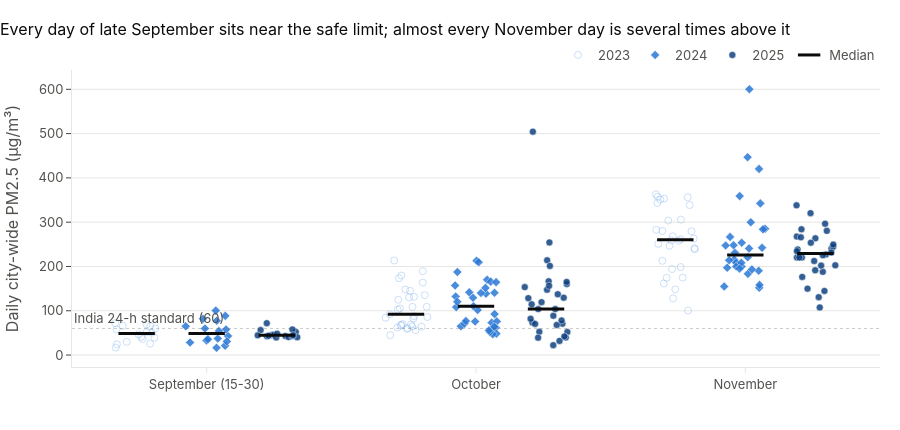

Notebook code for this chart:
### Markdown cell above
### Chart 1 (univariate): every day of the season as a dot
A box plot would hide the shape of each month (lecture 6), so we draw every day as a dot, jittered sideways, with a black tick at the median.

### Code cell
rng = np.random.default_rng(0)
MONTH_POS = {9: 0, 10: 1, 11: 2}
YEAR_OFF = {2023: -0.26, 2024: 0.0, 2025: 0.26}
dd1 = daily[daily.pm25.notna()].copy()
fig1 = go.Figure()
for y in YEARS:
    sub = dd1[dd1.year == y]
    xpos = sub.month.map(MONTH_POS) + YEAR_OFF[y] + rng.uniform(-0.08, 0.08, len(sub))
    fig1.add_trace(go.Scatter(x=xpos, y=sub.pm25, mode="markers", name=str(y),
                              marker=dict(color=YEAR_COLOR[y], size=7, opacity=0.85, line=dict(color="white", width=0.5),
                                          symbol={2023: "circle-open", 2024: "diamond", 2025: "circle"}[y]),
                              customdata=sub.index.strftime("%d %b %Y"), hovertemplate="%{customdata}<br>%{y:.0f} µg/m³<extra></extra>"))
med = dd1.groupby(["month", "year"]).pm25.median()
fig1.add_trace(go.Scatter(x=[MONTH_POS[m] + YEAR_OFF[y] for m, y in med.index], y=med.values, mode="markers", name="Median",
                          marker=dict(symbol="line-ew", size=26, line=dict(color=INK, width=3)),
                          hovertemplate="median %{y:.0f} µg/m³<extra></extra>"))
fig1.add_hline(y=NAAQS_24H, line=dict(color=INK2, width=1, dash="dot"),
               annotation_text="India 24-h standard (60)", annotation_position="top left", annotation_font_color=INK2)
style(fig1, "Every day of late September sits near the safe limit; almost every November day is several times above it",
      "", "Daily city-wide PM2.5 (µg/m³)")
fig1.update_xaxes(tickvals=[0, 1, 2], ticktext=["September (15-30)", "October", "November"], range=[-0.5, 2.5])
RESULTS["daily_median_by_month"] = med.round(0).unstack().to_dict()
save(fig1, "fig1_monthly_distribution")

### Figure 1 — Plotly figure (JSON) as saved in the notebook; plotly's stock layout.template omitted (floating-point values rounded to 4 significant figures)
{"data": [{"customdata": ["15 Sep 2023", "16 Sep 2023", "17 Sep 2023", "18 Sep 2023", "19 Sep 2023", "20 Sep 2023", "21 Sep 2023", "22 Sep 2023", "23 Sep 2023", "24 Sep 2023", "25 Sep 2023", "26 Sep 2023", "27 Sep 2023", "28 Sep 2023", "29 Sep 2023", "30 Sep 2023", "01 Oct 2023", "02 Oct 2023", "03 Oct 2023", "04 Oct 2023", "05 Oct 2023", "06 Oct 2023", "07 Oct 2023", "08 Oct 2023", "09 Oct 2023", "10 Oct 2023", "11 Oct 2023", "12 Oct 2023", "13 Oct 2023", "14 Oct 2023", "15 Oct 2023", "16 Oct 2023", "17 Oct 2023", "18 Oct 2023", "19 Oct 2023", "20 Oct 2023", "21 Oct 2023", "22 Oct 2023", "23 Oct 2023", "24 Oct 2023", "25 Oct 2023", "26 Oct 2023", "27 Oct 2023", "28 Oct 2023", "29 Oct 2023", "30 Oct 2023", "31 Oct 2023", "01 Nov 2023", "02 Nov 2023", "03 Nov 2023", "04 Nov 2023", "05 Nov 2023", "06 Nov 2023", "07 Nov 2023", "08 Nov 2023", "09 Nov 2023", "10 Nov 2023", "11 Nov 2023", "12 Nov 2023", "13 Nov 2023", "14 Nov 2023", "15 Nov 2023", "16 Nov 2023", "17 Nov 2023", "18 Nov 2023", "19 Nov 2023", "20 Nov 2023", "21 Nov 2023", "22 Nov 2023", "23 Nov 2023", "24 Nov 2023", "25 Nov 2023", "26 Nov 2023", "27 Nov 2023", "28 Nov 2023", "29 Nov 2023", "30 Nov 2023"], "hovertemplate": "%{customdata}<br>%{y:.0f} µg/m³<extra></extra>", "marker": {"color": "#86b6ef", "line": {"color": "white", "width": 0.5}, "opacity": 0.85, "size": 7, "symbol": "circle-open"}, "mode": "markers", "name": "2023", "type": "scatter", "x": [-0.2381, -0.2968, -0.3334, -0.3374, -0.2099, -0.194, -0.2429, -0.2233, -0.253, -0.1904, -0.2095, -0.3396, -0.2028, -0.3346, -0.2233, -0.3119, 0.7981, 0.7466, 0.708, 0.7276, 0.6645, 0.6799, 0.7673, 0.7636, 0.7585, 0.7214, 0.8196, 0.8169, 0.7697, 0.7641, 0.7702, 0.7222, 0.6816, 0.7754, 0.7441, 0.7096, 0.7377, 0.8023, 0.8094, 0.7172, 0.7514, 0.7115, 0.7551, 0.7141, 0.7227, 0.8024, 0.6963, 1.76, 1.673, 1.793, 1.786, 1.698, 1.8, 1.669, 1.714, 1.684, 1.732, 1.787, 1.697, 1.668, 1.725, 1.692, 1.675, 1.753, 1.708, 1.768, 1.692, 1.811, 1.718, 1.677, 1.761, 1.808, 1.73, 1.813, 1.74, 1.728, 1.759], "y": [36.49, 29.86, 24.24, 16.84, 25.66, 39.2, 41.24, 51.71, 46.56, 59.84, 64.97, 71.82, 50.39, 57.81, 69.21, 65.85, 64.01, 60.69, 61.87, 69.9, 84.39, 92.29, 81.87, 64.51, 69.01, 68.16, 85.75, 108.9, 131.5, 108.7, 88.02, 66.7, 44.82, 56.23, 59.0, 102.4, 148.1, 163.6, 135.2, 105.2, 130.3, 124.9, 145.0, 173.4, 179.5, 189.4, 213.5, 198.7, 343.4, 338.6, 356.3, 353.4, 279.5, 282.8, 303.8, 350.9, 128.0, 100.7, 161.6, 363.0, 259.0, 280.2, 357.3, 258.1, 174.6, 174.8, 212.8, 241.0, 246.9, 251.0, 305.8, 262.8, 268.0, 239.0, 148.3, 194.2, 261.4]}, {"customdata": ["15 Sep 2024", "16 Sep 2024", "17 Sep 2024", "18 Sep 2024", "19 Sep 2024", "20 Sep 2024", "21 Sep 2024", "22 Sep 2024", "23 Sep 2024", "24 Sep 2024", "25 Sep 2024", "26 Sep 2024", "27 Sep 2024", "28 Sep 2024", "29 Sep 2024", "30 Sep 2024", "01 Oct 2024", "02 Oct 2024", "03 Oct 2024", "04 Oct 2024", "05 Oct 2024", "06 Oct 2024", "07 Oct 2024", "08 Oct 2024", "09 Oct 2024", "10 Oct 2024", "11 Oct 2024", "12 Oct 2024", "13 Oct 2024", "14 Oct 2024", "15 Oct 2024", "16 Oct 2024", "17 Oct 2024", "18 Oct 2024", "19 Oct 2024", "20 Oct 2024", "21 Oct 2024", "22 Oct 2024", "23 Oct 2024", "24 Oct 2024", "25 Oct 2024", "26 Oct 2024", "27 Oct 2024", "28 Oct 2024", "29 Oct 2024", "30 Oct 2024", "31 Oct 2024", "01 Nov 2024", "02 Nov 2024", "03 Nov 2024", "04 Nov 2024", "05 Nov 2024", "06 Nov 2024", "07 Nov 2024", "08 Nov 2024", "09 Nov 2024", "10 Nov 2024", "11 Nov 2024", "12 Nov 2024", "13 Nov 2024", "14 Nov 2024", "15 Nov 2024", "16 Nov 2024", "17 Nov 2024", "18 Nov 2024", "19 Nov 2024", "20 Nov 2024", "21 Nov 2024", "22 Nov 2024", "23 Nov 2024", "24 Nov 2024", "25 Nov 2024", "26 Nov 2024", "27 Nov 2024", "28 Nov 2024", "29 Nov 2024", "30 Nov 2024"], "hovertemplate": "%{customdata}<br>%{y:.0f} µg/m³<extra></extra>", "marker": {"color": "#2a78d6", "line": {"color": "white", "width": 0.5}, "opacity": 0.85, "size": 7, "symbol": "diamond"}, "mode": "markers", "name": "2024", "type": "scatter", "x": [0.07922, 0.07183, -0.006393, 0.04124, -0.0004124, 0.00469, 0.04573, -0.01366, 0.03752, 0.03378, 0.06913, -0.06161, 0.03664, 0.06839, 0.07487, -0.07765, 1.058, 1.077, 1.073, 0.9438, 1.076, 1.062, 1.052, 0.9968, 0.9572, 1.048, 1.068, 0.9626, 1.006, 0.9908, 1.069, 0.9265, 1.037, 1.018, 0.9245, 1.035, 0.9226, 1.041, 1.002, 1.069, 0.9306, 1.055, 0.9307, 0.9751, 0.9888, 1.075, 1.01, 1.961, 1.959, 2.062, 1.956, 1.94, 1.966, 2.014, 2.009, 2.05, 2.01, 1.966, 1.986, 2.051, 2.02, 2.073, 1.979, 2.008, 2.015, 2.056, 1.943, 1.985, 2.066, 1.927, 2.052, 1.986, 2.053, 1.922, 1.978, 1.933, 2.024], "y": [42.96, 57.54, 59.86, 37.28, 32.87, 35.91, 54.29, 81.78, 77.42, 100.3, 88.49, 28.37, 16.43, 21.15, 30.75, 65.03, 73.15, 75.98, 62.33, 65.03, 48.28, 47.23, 52.28, 75.69, 70.98, 55.91, 63.7, 76.97, 101.7, 110.3, 92.51, 108.3, 138.7, 140.1, 132.2, 151.6, 157.2, 169.9, 213.0, 140.7, 120.4, 165.7, 187.4, 141.6, 129.3, 164.6, 209.5, 230.9, 215.6, 242.2, 247.9, 214.2, 208.4, 240.8, 220.7, 190.4, 183.3, 199.8, 199.8, 420.3, 299.8, 285.0, 358.9, 446.7, 600.2, 342.4, 266.8, 208.3, 284.0, 247.4, 151.8, 253.7, 158.4, 154.9, 195.1, 197.2, 193.4]}, {"customdata": ["15 Sep 2025", "16 Sep 2025", "17 Sep 2025", "18 Sep 2025", "19 Sep 2025", "20 Sep 2025", "21 Sep 2025", "22 Sep 2025", "23 Sep 2025", "24 Sep 2025", "25 Sep 2025", "26 Sep 2025", "27 Sep 2025", "28 Sep 2025", "29 Sep 2025", "30 Sep 2025", "01 Oct 2025", "02 Oct 2025", "03 Oct 2025", "04 Oct 2025", "05 Oct 2025", "06 Oct 2025", "07 Oct 2025", "08 Oct 2025", "09 Oct 2025", "10 Oct 2025", "11 Oct 2025", "12 Oct 2025", "13 Oct 2025", "14 Oct 2025", "15 Oct 2025", "16 Oct 2025", "17 Oct 2025", "18 Oct 2025", "19 Oct 2025", "20 Oct 2025", "21 Oct 2025", "22 Oct 2025", "23 Oct 2025", "24 Oct 2025", "25 Oct 2025", "26 Oct 2025", "27 Oct 2025", "28 Oct 2025", "29 Oct 2025", "30 Oct 2025", "31 Oct 2025", "01 Nov 2025", "02 Nov 2025", "03 Nov 2025", "04 Nov 2025", "05 Nov 2025", "06 Nov 2025", "07 Nov 2025", "08 Nov 2025", "09 Nov 2025", "10 Nov 2025", "11 Nov 2025", "12 Nov 2025", "13 Nov 2025", "14 Nov 2025", "15 Nov 2025", "16 Nov 2025", "17 Nov 2025", "18 Nov 2025", "19 Nov 2025", "20 Nov 2025", "21 Nov 2025", "22 Nov 2025", "23 Nov 2025", "24 Nov 2025", "25 Nov 2025", "26 Nov 2025", "27 Nov 2025", "28 Nov 2025", "29 Nov 2025", "30 Nov 2025"], "hovertemplate": "%{customdata}<br>%{y:.0f} µg/m³<extra></extra>", "marker": {"color": "#104281", "line": {"color": "white", "width": 0.5}, "opacity": 0.85, "size": 7, "symbol": "circle"}, "mode": "markers", "name": "2025", "type": "scatter", "x": [0.2238, 0.2924, 0.331, 0.2003, 0.3184, 0.1895, 0.2409, 0.2488, 0.2582, 0.3362, 0.3041, 0.2294, 0.2232, 0.3181, 0.321, 0.2617, 1.235, 1.339, 1.231, 1.209, 1.321, 1.31, 1.287, 1.333, 1.328, 1.3, 1.318, 1.22, 1.203, 1.287, 1.294, 1.207, 1.243, 1.326, 1.27, 1.273, 1.211, 1.264, 1.264, 1.194, 1.337, 1.271, 1.181, 1.304, 1.337, 1.274, 1.231, 2.21, 2.288, 2.211, 2.272, 2.276, 2.334, 2.192, 2.26, 2.299, 2.208, 2.242, 2.19, 2.296, 2.194, 2.243, 2.32, 2.256, 2.326, 2.303, 2.326, 2.2, 2.192, 2.191, 2.319, 2.281, 2.259, 2.206, 2.288, 2.231, 2.294], "y": [42.34, 43.04, 52.13, 56.28, 57.78, 44.47, 45.38, 45.92, 39.77, 40.19, 40.58, 43.69, 71.92, 43.11, 44.83, 48.32, 52.5, 51.98, 39.19, 73.62, 70.9, 31.96, 22.41, 39.72, 42.13, 68.13, 78.27, 70.36, 81.89, 88.67, 103.9, 114.6, 119.4, 129.5, 166.5, 254.2, 504.4, 214.0, 147.5, 128.5, 160.5, 156.5, 153.5, 137.2, 165.2, 201.3, 103.8, 220.1, 187.8, 176.4, 130.7, 107.5, 202.6, 220.2, 263.4, 227.0, 284.0, 320.4, 338.1, 296.5, 238.6, 253.6, 240.4, 212.4, 244.6, 280.4, 249.5, 220.3, 234.6, 267.6, 231.5, 201.9, 191.5, 265.8, 225.4, 150.0, 144.8]}, {"hovertemplate": "median %{y:.0f} µg/m³<extra></extra>", "marker": {"line": {"color": "#0b0b0b", "width": 3}, "size": 26, "symbol": "line-ew"}, "mode": "markers", "name": "Median", "type": "scatter", "x": [-0.26, 0.0, 0.26, 0.74, 1.0, 1.26, 1.74, 2.0, 2.26], "y": [48.47, 48.62, 44.65, 92.29, 110.3, 103.9, 260.2, 225.8, 229.2]}], "layout": {"annotations": [{"font": {"color": "#52514e"}, "showarrow": false, "text": "India 24-h standard (60)", "x": 0, "xanchor": "left", "xref": "x domain", "y": 60, "yanchor": "bottom", "yref": "y"}], "font": {"color": "#52514e", "family": "Inter, Segoe UI, Arial, sans-serif", "size": 13}, "height": 430, "hoverlabel": {"bgcolor": "white", "font": {"size": 12}}, "legend": {"orientation": "h", "title": {}, "x": 1, "xanchor": "right", "y": 1.0, "yanchor": "bottom"}, "margin": {"b": 55, "l": 60, "r": 20, "t": 70}, "paper_bgcolor": "white", "plot_bgcolor": "white", "shapes": [{"line": {"color": "#52514e", "dash": "dot", "width": 1}, "type": "line", "x0": 0, "x1": 1, "xref": "x domain", "y0": 60, "y1": 60, "yref": "y"}], "title": {"font": {"color": "#0b0b0b", "size": 16}, "text": "Every day of late September sits near the safe limit; almost every November day is several times above it", "x": 0, "xanchor": "left"}, "xaxis": {"linecolor": "#e7e6e2", "range": [-0.5, 2.5], "showgrid": false, "tickcolor": "#e7e6e2", "ticks": "outside", "ticktext": ["September (15-30)", "October", "November"], "tickvals": [0, 1, 2], "title": {"text": ""}}, "yaxis": {"gridcolor": "#e7e6e2", "linecolor": "#e7e6e2", "showgrid": true, "title": {"text": "Daily city-wide PM2.5 (µg/m³)"}, "zeroline": false}}}
